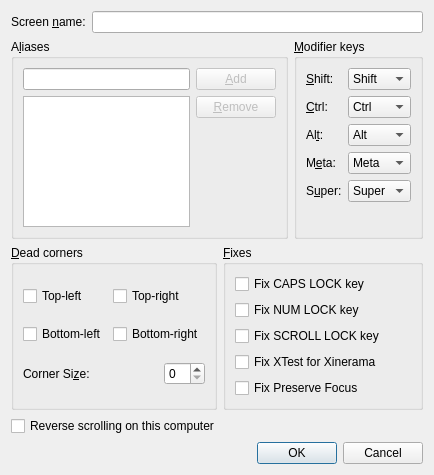
<?xml version="1.0" encoding="UTF-8"?>
<ui version="4.0">
 <class>ScreenSettingsDialog</class>
 <widget class="QDialog" name="ScreenSettingsDialog">
  <property name="geometry">
   <rect>
    <x>0</x>
    <y>0</y>
    <width>434</width>
    <height>475</height>
   </rect>
  </property>
  <property name="windowTitle">
   <string>Screen Settings</string>
  </property>
  <layout class="QVBoxLayout">
   <item>
    <layout class="QHBoxLayout">
     <item>
      <widget class="QLabel" name="label_7">
       <property name="text">
        <string>Screen &amp;name:</string>
       </property>
       <property name="buddy">
        <cstring>m_pLineEditName</cstring>
       </property>
      </widget>
     </item>
     <item>
      <widget class="QLineEdit" name="m_pLineEditName"/>
     </item>
    </layout>
   </item>
   <item>
    <layout class="QHBoxLayout">
     <item>
      <widget class="QGroupBox" name="m_pGroupAliases">
       <property name="enabled">
        <bool>true</bool>
       </property>
       <property name="title">
        <string>A&amp;liases</string>
       </property>
       <property name="checked">
        <bool>false</bool>
       </property>
       <layout class="QGridLayout">
        <item row="0" column="0">
         <widget class="QLineEdit" name="m_pLineEditAlias"/>
        </item>
        <item row="0" column="1">
         <widget class="QPushButton" name="m_pButtonAddAlias">
          <property name="enabled">
           <bool>false</bool>
          </property>
          <property name="text">
           <string>&amp;Add</string>
          </property>
         </widget>
        </item>
        <item row="1" column="0" rowspan="2">
         <widget class="QListWidget" name="m_pListAliases">
          <property name="selectionMode">
           <enum>QAbstractItemView::ExtendedSelection</enum>
          </property>
         </widget>
        </item>
        <item row="1" column="1">
         <widget class="QPushButton" name="m_pButtonRemoveAlias">
          <property name="enabled">
           <bool>false</bool>
          </property>
          <property name="text">
           <string>&amp;Remove</string>
          </property>
         </widget>
        </item>
        <item row="2" column="1">
         <spacer>
          <property name="orientation">
           <enum>Qt::Vertical</enum>
          </property>
          <property name="sizeHint" stdset="0">
           <size>
            <width>20</width>
            <height>126</height>
           </size>
          </property>
         </spacer>
        </item>
       </layout>
      </widget>
     </item>
     <item>
      <widget class="QGroupBox" name="m_pGroupModifiers">
       <property name="title">
        <string>&amp;Modifier keys</string>
       </property>
       <property name="checked">
        <bool>false</bool>
       </property>
       <layout class="QGridLayout">
        <item row="0" column="0">
         <widget class="QLabel" name="label_2">
          <property name="text">
           <string>&amp;Shift:</string>
          </property>
          <property name="buddy">
           <cstring>m_pComboBoxShift</cstring>
          </property>
         </widget>
        </item>
        <item row="0" column="1">
         <widget class="QComboBox" name="m_pComboBoxShift">
          <item>
           <property name="text">
            <string>Shift</string>
           </property>
          </item>
          <item>
           <property name="text">
            <string>Ctrl</string>
           </property>
          </item>
          <item>
           <property name="text">
            <string>Alt</string>
           </property>
          </item>
          <item>
           <property name="text">
            <string>Meta</string>
           </property>
          </item>
          <item>
           <property name="text">
            <string>Super</string>
           </property>
          </item>
          <item>
           <property name="text">
            <string>None</string>
           </property>
          </item>
         </widget>
        </item>
        <item row="1" column="0">
         <widget class="QLabel" name="label_3">
          <property name="text">
           <string>&amp;Ctrl:</string>
          </property>
          <property name="buddy">
           <cstring>m_pComboBoxCtrl</cstring>
          </property>
         </widget>
        </item>
        <item row="1" column="1">
         <widget class="QComboBox" name="m_pComboBoxCtrl">
          <property name="currentIndex">
           <number>1</number>
          </property>
          <item>
           <property name="text">
            <string>Shift</string>
           </property>
          </item>
          <item>
           <property name="text">
            <string>Ctrl</string>
           </property>
          </item>
          <item>
           <property name="text">
            <string>Alt</string>
           </property>
          </item>
          <item>
           <property name="text">
            <string>Meta</string>
           </property>
          </item>
          <item>
           <property name="text">
            <string>Super</string>
           </property>
          </item>
          <item>
           <property name="text">
            <string>None</string>
           </property>
          </item>
         </widget>
        </item>
        <item row="2" column="0">
         <widget class="QLabel" name="label_4">
          <property name="text">
           <string>Al&amp;t:</string>
          </property>
          <property name="buddy">
           <cstring>m_pComboBoxAlt</cstring>
          </property>
         </widget>
        </item>
        <item row="2" column="1">
         <widget class="QComboBox" name="m_pComboBoxAlt">
          <property name="currentIndex">
           <number>2</number>
          </property>
          <item>
           <property name="text">
            <string>Shift</string>
           </property>
          </item>
          <item>
           <property name="text">
            <string>Ctrl</string>
           </property>
          </item>
          <item>
           <property name="text">
            <string>Alt</string>
           </property>
          </item>
          <item>
           <property name="text">
            <string>Meta</string>
           </property>
          </item>
          <item>
           <property name="text">
            <string>Super</string>
           </property>
          </item>
          <item>
           <property name="text">
            <string>None</string>
           </property>
          </item>
         </widget>
        </item>
        <item row="3" column="0">
         <widget class="QLabel" name="label_5">
          <property name="text">
           <string>M&amp;eta:</string>
          </property>
          <property name="buddy">
           <cstring>m_pComboBoxMeta</cstring>
          </property>
         </widget>
        </item>
        <item row="3" column="1">
         <widget class="QComboBox" name="m_pComboBoxMeta">
          <property name="currentIndex">
           <number>3</number>
          </property>
          <item>
           <property name="text">
            <string>Shift</string>
           </property>
          </item>
          <item>
           <property name="text">
            <string>Ctrl</string>
           </property>
          </item>
          <item>
           <property name="text">
            <string>Alt</string>
           </property>
          </item>
          <item>
           <property name="text">
            <string>Meta</string>
           </property>
          </item>
          <item>
           <property name="text">
            <string>Super</string>
           </property>
          </item>
          <item>
           <property name="text">
            <string>None</string>
           </property>
          </item>
         </widget>
        </item>
        <item row="4" column="0">
         <widget class="QLabel" name="label_6">
          <property name="text">
           <string>S&amp;uper:</string>
          </property>
          <property name="buddy">
           <cstring>m_pComboBoxSuper</cstring>
          </property>
         </widget>
        </item>
        <item row="4" column="1">
         <widget class="QComboBox" name="m_pComboBoxSuper">
          <property name="currentIndex">
           <number>4</number>
          </property>
          <item>
           <property name="text">
            <string>Shift</string>
           </property>
          </item>
          <item>
           <property name="text">
            <string>Ctrl</string>
           </property>
          </item>
          <item>
           <property name="text">
            <string>Alt</string>
           </property>
          </item>
          <item>
           <property name="text">
            <string>Meta</string>
           </property>
          </item>
          <item>
           <property name="text">
            <string>Super</string>
           </property>
          </item>
          <item>
           <property name="text">
            <string>None</string>
           </property>
          </item>
         </widget>
        </item>
        <item row="5" column="0">
         <spacer>
          <property name="orientation">
           <enum>Qt::Vertical</enum>
          </property>
          <property name="sizeHint" stdset="0">
           <size>
            <width>20</width>
            <height>40</height>
           </size>
          </property>
         </spacer>
        </item>
       </layout>
      </widget>
     </item>
    </layout>
   </item>
   <item>
    <layout class="QHBoxLayout">
     <item>
      <widget class="QGroupBox" name="m_pGroupSwitchCorners">
       <property name="title">
        <string>&amp;Dead corners</string>
       </property>
       <property name="checked">
        <bool>false</bool>
       </property>
       <layout class="QGridLayout">
        <item row="0" column="0">
         <widget class="QCheckBox" name="m_pCheckBoxCornerTopLeft">
          <property name="text">
           <string>Top-left</string>
          </property>
         </widget>
        </item>
        <item row="0" column="1">
         <widget class="QCheckBox" name="m_pCheckBoxCornerTopRight">
          <property name="text">
           <string>Top-right</string>
          </property>
         </widget>
        </item>
        <item row="1" column="0">
         <widget class="QCheckBox" name="m_pCheckBoxCornerBottomLeft">
          <property name="text">
           <string>Bottom-left</string>
          </property>
         </widget>
        </item>
        <item row="1" column="1">
         <widget class="QCheckBox" name="m_pCheckBoxCornerBottomRight">
          <property name="text">
           <string>Bottom-right</string>
          </property>
         </widget>
        </item>
        <item row="2" column="0" colspan="2">
         <layout class="QHBoxLayout">
          <item>
           <widget class="QLabel" name="label">
            <property name="text">
             <string>Corner Si&amp;ze:</string>
            </property>
            <property name="buddy">
             <cstring>m_pSpinBoxSwitchCornerSize</cstring>
            </property>
           </widget>
          </item>
          <item>
           <spacer>
            <property name="orientation">
             <enum>Qt::Horizontal</enum>
            </property>
            <property name="sizeHint" stdset="0">
             <size>
              <width>40</width>
              <height>20</height>
             </size>
            </property>
           </spacer>
          </item>
          <item>
           <widget class="QSpinBox" name="m_pSpinBoxSwitchCornerSize"/>
          </item>
         </layout>
        </item>
       </layout>
      </widget>
     </item>
     <item>
      <widget class="QGroupBox" name="m_pGroupFixes">
       <property name="title">
        <string>&amp;Fixes</string>
       </property>
       <property name="checked">
        <bool>false</bool>
       </property>
       <layout class="QGridLayout">
        <item row="0" column="0">
         <widget class="QCheckBox" name="m_pCheckBoxCapsLock">
          <property name="text">
           <string>Fix CAPS LOCK key</string>
          </property>
         </widget>
        </item>
        <item row="1" column="0">
         <widget class="QCheckBox" name="m_pCheckBoxNumLock">
          <property name="text">
           <string>Fix NUM LOCK key</string>
          </property>
         </widget>
        </item>
        <item row="2" column="0">
         <widget class="QCheckBox" name="m_pCheckBoxScrollLock">
          <property name="text">
           <string>Fix SCROLL LOCK key</string>
          </property>
         </widget>
        </item>
        <item row="3" column="0">
         <widget class="QCheckBox" name="m_pCheckBoxXTest">
          <property name="text">
           <string>Fix XTest for Xinerama</string>
          </property>
          <property name="checked">
           <bool>false</bool>
          </property>
         </widget>
        </item>
	<item row="4" column="0">
         <widget class="QCheckBox" name="m_pCheckBoxPreserveFocus">
          <property name="text">
           <string>Fix Preserve Focus</string>
          </property>
          <property name="checked">
           <bool>false</bool>
          </property>
         </widget>
        </item>
        <item row="5" column="0">
         <spacer>
          <property name="orientation">
           <enum>Qt::Vertical</enum>
          </property>
          <property name="sizeHint" stdset="0">
           <size>
            <width>20</width>
            <height>40</height>
           </size>
          </property>
         </spacer>
        </item>
       </layout>
      </widget>
     </item>
    </layout>
   </item>
   <item>
    <widget class="QCheckBox" name="m_pCheckBoxInvertScroll">
     <property name="toolTip">
      <string>Use this when the two computers have different natural-scrolling preferences.</string>
     </property>
     <property name="text">
      <string>Reverse scrolling on this computer</string>
     </property>
    </widget>
   </item>
   <item>
    <spacer>
     <property name="orientation">
      <enum>Qt::Vertical</enum>
     </property>
     <property name="sizeHint" stdset="0">
      <size>
       <width>20</width>
       <height>40</height>
      </size>
     </property>
    </spacer>
   </item>
   <item>
    <widget class="QDialogButtonBox" name="m_pButtonBox">
     <property name="orientation">
      <enum>Qt::Horizontal</enum>
     </property>
     <property name="standardButtons">
      <set>QDialogButtonBox::Cancel|QDialogButtonBox::Ok</set>
     </property>
    </widget>
   </item>
  </layout>
 </widget>
 <resources/>
 <connections>
  <connection>
   <sender>m_pButtonBox</sender>
   <signal>accepted()</signal>
   <receiver>ScreenSettingsDialog</receiver>
   <slot>accept()</slot>
   <hints>
    <hint type="sourcelabel">
     <x>222</x>
     <y>502</y>
    </hint>
    <hint type="destinationlabel">
     <x>157</x>
     <y>274</y>
    </hint>
   </hints>
  </connection>
  <connection>
   <sender>m_pButtonBox</sender>
   <signal>rejected()</signal>
   <receiver>ScreenSettingsDialog</receiver>
   <slot>reject()</slot>
   <hints>
    <hint type="sourcelabel">
     <x>290</x>
     <y>508</y>
    </hint>
    <hint type="destinationlabel">
     <x>286</x>
     <y>274</y>
    </hint>
   </hints>
  </connection>
 </connections>
</ui>
